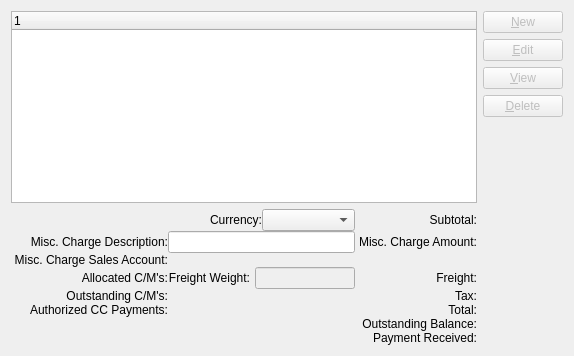
     <widget class="QWidget" name="lineItemsTab">
      <attribute name="title">
       <string>Line Items</string>
      </attribute>
      <layout class="QGridLayout" name="gridLayout_9">
       <item row="0" column="0">
        <widget class="XTreeWidget" name="_invcitem"/>
       </item>
       <item row="0" column="1" rowspan="2">
        <layout class="QVBoxLayout">
         <item>
          <widget class="QPushButton" name="_new">
           <property name="enabled">
            <bool>false</bool>
           </property>
           <property name="text">
            <string>&amp;New</string>
           </property>
           <property name="autoDefault">
            <bool>true</bool>
           </property>
          </widget>
         </item>
         <item>
          <widget class="QPushButton" name="_edit">
           <property name="enabled">
            <bool>false</bool>
           </property>
           <property name="text">
            <string>&amp;Edit</string>
           </property>
           <property name="autoDefault">
            <bool>true</bool>
           </property>
          </widget>
         </item>
         <item>
          <widget class="QPushButton" name="_view">
           <property name="enabled">
            <bool>false</bool>
           </property>
           <property name="text">
            <string>&amp;View</string>
           </property>
           <property name="autoDefault">
            <bool>true</bool>
           </property>
          </widget>
         </item>
         <item>
          <widget class="QPushButton" name="_delete">
           <property name="enabled">
            <bool>false</bool>
           </property>
           <property name="text">
            <string>&amp;Delete</string>
           </property>
           <property name="autoDefault">
            <bool>true</bool>
           </property>
          </widget>
         </item>
         <item>
          <spacer>
           <property name="orientation">
            <enum>Qt::Vertical</enum>
           </property>
           <property name="sizeType">
            <enum>QSizePolicy::Expanding</enum>
           </property>
           <property name="sizeHint" stdset="0">
            <size>
             <width>20</width>
             <height>93</height>
            </size>
           </property>
          </spacer>
         </item>
        </layout>
       </item>
       <item row="1" column="0">
        <layout class="QGridLayout" name="gridLayout_10">
         <property name="spacing">
          <number>0</number>
         </property>
         <item row="0" column="2">
          <layout class="QHBoxLayout">
           <property name="spacing">
            <number>0</number>
           </property>
           <item>
            <widget class="QLabel" name="_custCurrencyLit">
             <property name="text">
              <string>Currency:</string>
             </property>
             <property name="alignment">
              <set>Qt::AlignRight|Qt::AlignTrailing|Qt::AlignVCenter</set>
             </property>
             <property name="buddy">
              <cstring>_custCurrency</cstring>
             </property>
            </widget>
           </item>
           <item>
            <widget class="XComboBox" name="_custCurrency">
             <property name="enabled">
              <bool>true</bool>
             </property>
             <property name="type">
              <enum>XComboBox::Currencies</enum>
             </property>
            </widget>
           </item>
          </layout>
         </item>
         <item row="0" column="3">
          <widget class="QLabel" name="_subtotalLit">
           <property name="sizePolicy">
            <sizepolicy hsizetype="Preferred" vsizetype="Preferred">
             <horstretch>0</horstretch>
             <verstretch>0</verstretch>
            </sizepolicy>
           </property>
           <property name="text">
            <string>Subtotal:</string>
           </property>
           <property name="alignment">
            <set>Qt::AlignRight|Qt::AlignTrailing|Qt::AlignVCenter</set>
           </property>
          </widget>
         </item>
         <item row="0" column="4">
          <widget class="CurrDisplay" name="_subtotal">
           <property name="sizePolicy">
            <sizepolicy hsizetype="Preferred" vsizetype="Fixed">
             <horstretch>0</horstretch>
             <verstretch>0</verstretch>
            </sizepolicy>
           </property>
           <property name="maximumSize">
            <size>
             <width>200</width>
             <height>32767</height>
            </size>
           </property>
          </widget>
         </item>
         <item row="1" column="0">
          <widget class="QLabel" name="_miscChargeDescriptionLit">
           <property name="text">
            <string>Misc. Charge Description:</string>
           </property>
           <property name="alignment">
            <set>Qt::AlignRight|Qt::AlignTrailing|Qt::AlignVCenter</set>
           </property>
           <property name="buddy">
            <cstring>_miscChargeDescription</cstring>
           </property>
          </widget>
         </item>
         <item row="1" column="1" colspan="2">
          <widget class="XLineEdit" name="_miscChargeDescription"/>
         </item>
         <item row="1" column="3">
          <widget class="QLabel" name="_miscChargeAmountLit">
           <property name="sizePolicy">
            <sizepolicy hsizetype="Preferred" vsizetype="Preferred">
             <horstretch>0</horstretch>
             <verstretch>0</verstretch>
            </sizepolicy>
           </property>
           <property name="text">
            <string> Misc. Charge Amount:</string>
           </property>
           <property name="alignment">
            <set>Qt::AlignRight|Qt::AlignTrailing|Qt::AlignVCenter</set>
           </property>
           <property name="buddy">
            <cstring>_billToAddr</cstring>
           </property>
          </widget>
         </item>
         <item row="1" column="4">
          <widget class="CurrCluster" name="_miscAmount">
           <property name="sizePolicy">
            <sizepolicy hsizetype="Preferred" vsizetype="Fixed">
             <horstretch>0</horstretch>
             <verstretch>0</verstretch>
            </sizepolicy>
           </property>
           <property name="maximumSize">
            <size>
             <width>200</width>
             <height>32767</height>
            </size>
           </property>
           <property name="baseVisible">
            <bool>false</bool>
           </property>
           <property name="currencyEditable" stdset="0">
            <bool>false</bool>
           </property>
           <property name="currencyVisible">
            <bool>false</bool>
           </property>
          </widget>
         </item>
         <item row="2" column="0">
          <widget class="QLabel" name="_miscChargeAccountLit">
           <property name="sizePolicy">
            <sizepolicy hsizetype="Preferred" vsizetype="Preferred">
             <horstretch>0</horstretch>
             <verstretch>0</verstretch>
            </sizepolicy>
           </property>
           <property name="text">
            <string> Misc. Charge Sales Account:</string>
           </property>
           <property name="alignment">
            <set>Qt::AlignRight|Qt::AlignTrailing|Qt::AlignVCenter</set>
           </property>
          </widget>
         </item>
         <item row="2" column="1" colspan="2">
          <widget class="GLCluster" name="_miscChargeAccount"/>
         </item>
         <item row="3" column="0">
          <widget class="QLabel" name="_allocatedCMLit">
           <property name="text">
            <string>Allocated C/M's:</string>
           </property>
           <property name="alignment">
            <set>Qt::AlignRight|Qt::AlignTrailing|Qt::AlignVCenter</set>
           </property>
          </widget>
         </item>
         <item row="3" column="1">
          <widget class="CurrDisplay" name="_allocatedCM">
           <property name="sizePolicy">
            <sizepolicy hsizetype="Preferred" vsizetype="Fixed">
             <horstretch>0</horstretch>
             <verstretch>0</verstretch>
            </sizepolicy>
           </property>
           <property name="maximumSize">
            <size>
             <width>100</width>
             <height>32767</height>
            </size>
           </property>
          </widget>
         </item>
         <item row="3" column="2">
          <layout class="QHBoxLayout">
           <property name="spacing">
            <number>5</number>
           </property>
           <item>
            <widget class="QLabel" name="_weightLit">
             <property name="text">
              <string>Freight Weight:</string>
             </property>
             <property name="alignment">
              <set>Qt::AlignRight|Qt::AlignTrailing|Qt::AlignVCenter</set>
             </property>
             <property name="buddy">
              <cstring>_weight</cstring>
             </property>
            </widget>
           </item>
           <item>
            <widget class="XLineEdit" name="_weight">
             <property name="enabled">
              <bool>false</bool>
             </property>
             <property name="sizePolicy">
              <sizepolicy hsizetype="Preferred" vsizetype="Fixed">
               <horstretch>0</horstretch>
               <verstretch>0</verstretch>
              </sizepolicy>
             </property>
             <property name="maximumSize">
              <size>
               <width>100</width>
               <height>32767</height>
              </size>
             </property>
             <property name="alignment">
              <set>Qt::AlignRight</set>
             </property>
            </widget>
           </item>
          </layout>
         </item>
         <item row="3" column="3">
          <widget class="QLabel" name="_freightLit">
           <property name="text">
            <string>Freight:</string>
           </property>
           <property name="alignment">
            <set>Qt::AlignRight|Qt::AlignTrailing|Qt::AlignVCenter</set>
           </property>
           <property name="buddy">
            <cstring>_freight</cstring>
           </property>
          </widget>
         </item>
         <item row="3" column="4">
          <widget class="CurrCluster" name="_freight">
           <property name="sizePolicy">
            <sizepolicy hsizetype="Preferred" vsizetype="Fixed">
             <horstretch>0</horstretch>
             <verstretch>0</verstretch>
            </sizepolicy>
           </property>
           <property name="maximumSize">
            <size>
             <width>200</width>
             <height>32767</height>
            </size>
           </property>
           <property name="baseVisible">
            <bool>false</bool>
           </property>
           <property name="currencyEditable" stdset="0">
            <bool>false</bool>
           </property>
           <property name="currencyVisible">
            <bool>false</bool>
           </property>
          </widget>
         </item>
         <item row="4" column="0">
          <widget class="QLabel" name="_outstandingCMLit">
           <property name="text">
            <string>Outstanding C/M's:</string>
           </property>
           <property name="alignment">
            <set>Qt::AlignRight|Qt::AlignTrailing|Qt::AlignVCenter</set>
           </property>
          </widget>
         </item>
         <item row="4" column="1">
          <widget class="CurrDisplay" name="_outstandingCM">
           <property name="sizePolicy">
            <sizepolicy hsizetype="Preferred" vsizetype="Fixed">
             <horstretch>0</horstretch>
             <verstretch>0</verstretch>
            </sizepolicy>
           </property>
           <property name="maximumSize">
            <size>
             <width>100</width>
             <height>32767</height>
            </size>
           </property>
          </widget>
         </item>
         <item row="4" column="3">
          <widget class="XURLLabel" name="_taxLit">
           <property name="text">
            <string>Tax:</string>
           </property>
           <property name="alignment">
            <set>Qt::AlignRight|Qt::AlignTrailing|Qt::AlignVCenter</set>
           </property>
           <property name="url" stdset="0">
            <string>tax</string>
           </property>
          </widget>
         </item>
         <item row="4" column="4">
          <widget class="CurrDisplay" name="_tax">
           <property name="sizePolicy">
            <sizepolicy hsizetype="Preferred" vsizetype="Fixed">
             <horstretch>0</horstretch>
             <verstretch>0</verstretch>
            </sizepolicy>
           </property>
           <property name="maximumSize">
            <size>
             <width>200</width>
             <height>32767</height>
            </size>
           </property>
          </widget>
         </item>
         <item row="5" column="0">
          <widget class="QLabel" name="_authCCLit">
           <property name="text">
            <string>Authorized CC Payments:</string>
           </property>
           <property name="alignment">
            <set>Qt::AlignRight|Qt::AlignTrailing|Qt::AlignVCenter</set>
           </property>
          </widget>
         </item>
         <item row="5" column="1">
          <widget class="CurrDisplay" name="_authCC">
           <property name="sizePolicy">
            <sizepolicy hsizetype="Preferred" vsizetype="Fixed">
             <horstretch>0</horstretch>
             <verstretch>0</verstretch>
            </sizepolicy>
           </property>
           <property name="maximumSize">
            <size>
             <width>100</width>
             <height>32767</height>
            </size>
           </property>
          </widget>
         </item>
         <item row="5" column="3">
          <widget class="QLabel" name="_totalLit">
           <property name="text">
            <string>Total:</string>
           </property>
           <property name="alignment">
            <set>Qt::AlignRight|Qt::AlignTrailing|Qt::AlignVCenter</set>
           </property>
           <property name="margin">
            <number>1</number>
           </property>
           <property name="buddy">
            <cstring>_total</cstring>
           </property>
          </widget>
         </item>
         <item row="5" column="4">
          <widget class="CurrDisplay" name="_total"/>
         </item>
         <item row="6" column="3">
          <widget class="QLabel" name="_balanceLit">
           <property name="text">
            <string>Outstanding Balance:</string>
           </property>
           <property name="alignment">
            <set>Qt::AlignRight|Qt::AlignTrailing|Qt::AlignVCenter</set>
           </property>
          </widget>
         </item>
         <item row="6" column="4">
          <widget class="CurrDisplay" name="_balance"/>
         </item>
         <item row="7" column="4">
          <widget class="CurrCluster" name="_payment">
           <property name="maximumSize">
            <size>
             <width>200</width>
             <height>32767</height>
            </size>
           </property>
           <property name="currencyEditable" stdset="0">
            <bool>false</bool>
           </property>
           <property name="currencyVisible">
            <bool>false</bool>
           </property>
          </widget>
         </item>
         <item row="7" column="3">
          <widget class="QLabel" name="_paymentLit">
           <property name="text">
            <string>Payment Received:</string>
           </property>
           <property name="alignment">
            <set>Qt::AlignRight|Qt::AlignTrailing|Qt::AlignVCenter</set>
           </property>
           <property name="buddy">
            <cstring>_payment</cstring>
           </property>
          </widget>
         </item>
        </layout>
       </item>
      </layout>
     </widget>
